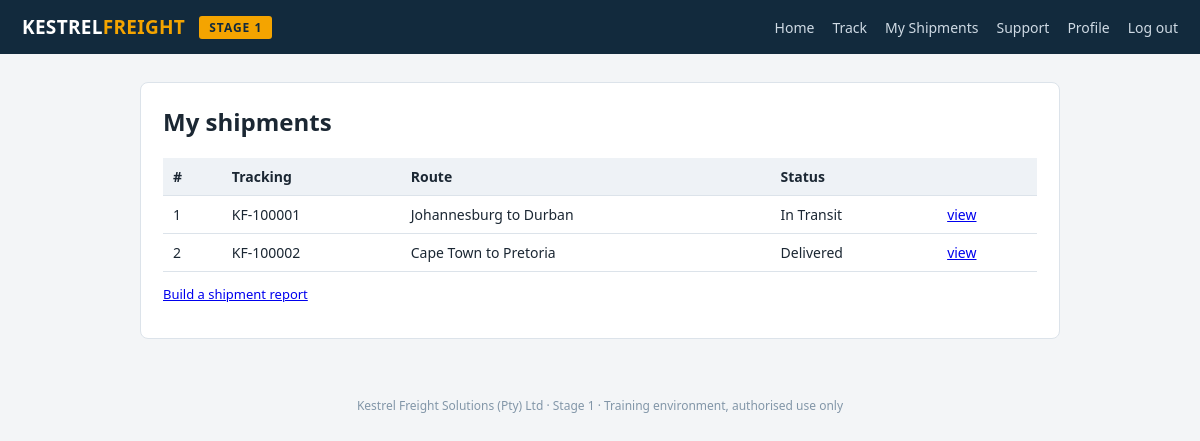
Screenshot of /web/src/dashboard.php (signed in) with the database file from the repository.
### tables this page shows
CREATE TABLE shipments (
  id INT AUTO_INCREMENT PRIMARY KEY,
  tracking VARCHAR(32) UNIQUE,
  owner_id INT,
  origin VARCHAR(128),
  destination VARCHAR(128),
  status VARCHAR(32),
  value_zar DECIMAL(12,2),
  notes TEXT
);

### web/src/db.php (called while the page is built, shortened)
<?php
function db() {
    static $pdo = null;
    if ($pdo === null) {
        $pdo = new PDO(
            'mysql:host=' . DB_HOST . ';dbname=' . DB_NAME . ';charset=utf8mb4',
            DB_USER, DB_PASS,
            [PDO::ATTR_ERRMODE => PDO::ERRMODE_EXCEPTION,
             PDO::ATTR_EMULATE_PREPARES => true]
        );
    }
    return $pdo;
}

### web/src/dashboard.php (the view, shortened to what this page needs)
<?php
require_once __DIR__ . '/db.php';
$rows = db()->prepare("SELECT id,tracking,origin,destination,status,value_zar FROM shipments WHERE owner_id = ?");
$rows->execute([$_SESSION['uid']]);
$rows = $rows->fetchAll(PDO::FETCH_ASSOC);
require_once __DIR__ . '/includes/header.php'; ?>
<div class="card">
  <h2 style="margin-top:0">My shipments</h2>
  <table><tr><th>#</th><th>Tracking</th><th>Route</th><th>Status</th><th></th></tr>
  <?php foreach ($rows as $r): ?>
    <tr><td><?= $r['id'] ?></td><td><?= htmlspecialchars($r['tracking']) ?></td>
        <td><?= htmlspecialchars($r['origin']).' to '.htmlspecialchars($r['destination']) ?></td>
        <td><?= htmlspecialchars($r['status']) ?></td>
        <td><a href="/shipment.php?id=<?= $r['id'] ?>">view</a></td></tr>
  <?php endforeach; ?></table>
  <p style="font-size:13px"><a href="/report.php">Build a shipment report</a></p>
</div>
<?php require_once __DIR__ . '/includes/footer.php'; ?>

### web/src/includes/header.php (style rules this page uses)
:root { --navy:#122a3d; --amber:#f4a400; --bg:#f3f5f7; --line:#dce3ea; }
* { box-sizing:border-box; }
body { margin:0; font-family:'Segoe UI',system-ui,sans-serif; background:var(--bg); color:#1b2733; }
.card { background:#fff; border:1px solid var(--line); border-radius:8px; padding:22px; margin-bottom:20px; }
table { width:100%; border-collapse:collapse; }
th,td { text-align:left; padding:9px 10px; border-bottom:1px solid var(--line); font-size:14px; }
th { background:#eef2f6; }

### rows the page displays
shipments: id "1", tracking "KF-100001", origin "Johannesburg", destination "Durban", status "In Transit"
shipments: id "2", tracking "KF-100002", origin "Cape Town", destination "Pretoria", status "Delivered"
